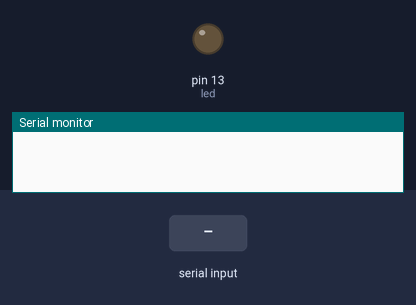
Bench run of a sketch on a simulated Arduino Uno, built with avr-gcc and run on an emulated ATmega328P. On the bench: output pins drawn as LEDs (lit = HIGH), the last lines printed to the serial monitor. The inputs (shaded band) are chosen by the test bench.

Above: at 1.2 s.
1.3 s: "90,45\n" received over Serial
At 2.4 s:
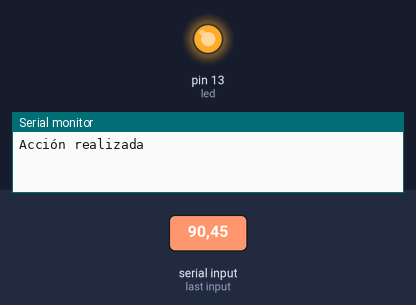
Timing chart, 0 to 4.3 s (numbered marks = the images above; inputs shaded):
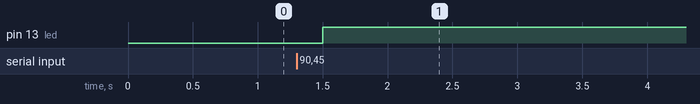

Measured:
- after the input at 1.3 s, pin 13 (led): LOW → HIGH after 0.20 s

The sketch:

Prog4_LeerDatosCondicionado.ino
```cpp
int led =13;
void setup() {
  // put your setup code here, to run once:
  pinMode(led,OUTPUT);
  Serial.begin(9600);
  Serial.setTimeout(100);
}
int v;
void loop() {
  // put your main code here, to run repeatedly:
  if(Serial.available()>0) //Si existe informacion que leer en el buffer
  {
    v = Serial.readString().toInt();
    digitalWrite(led,v); //0 o 1
    Serial.println("Acción realizada");
  }
  delay(100);

}
```
